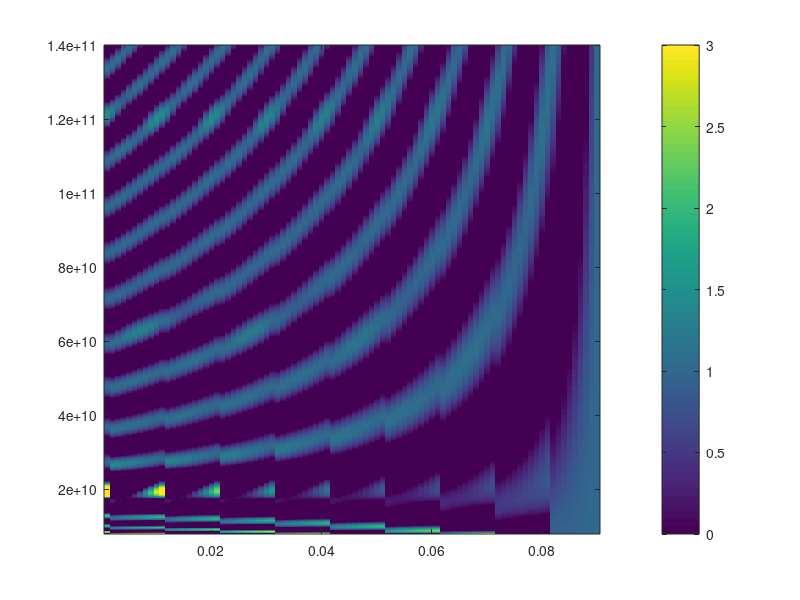

This chart was generated by the following MATLAB code:
%% simulate the Transmision line 

clear; clc; %close all; 
%% set the system value
L = 5.6 *10^(-9); %[H] the inductor 
C = 1 *10^(-12); %[H] the capacitor 
L_s = 242.892 *10 ^(-9); %[H/m] transmision line inductor
C_s = 113.445 *10^(-12); %[F/m ] transmision line capacity
l = 0.009; %[m]
W_l = 0.8*10^10: 1*10^8:14*10^10; % range of frequancies for the code scan

DX = 0.09; %lenth of the board 
n_s = 90 ;% number of itration
dx = DX / n_s ; 

V_in = 1;
V = [ V_in ; V_in/(50)];
step_ind = 1 ;

for j  = 1  : size(W_l,2)
    step_ind = 1 ;
    W = W_l(j); % omega for the loop
    
    M_L0= [1 , 0 ; -(1i *W *L_s *  dx ) ,1]; % impadance of the L_s (-1)
%     M_L0= [1 ,  (1i *W *L_s *  dx ); 0  ,1];
    M_C0= [1 ,  -(1i *W *C_s * dx ) ;0  ,1 ] ; %  imapdance of C_s
%     M_C0= [1 ,  0 ; -(1i *W *C_s * dx )   ,1 ] ;
    M_L = [1 , - 1./(1i * W *L/2) ; 0  , 1 ] ; % impadance of the 
%     M_L = [1 , 0 ; 1./(1i * W *L/2) , 1 ] ;
    M_C = [1 , 0 ; - 1/(1i *W *C) ,1 ] ; % impadance of the capacitor
%     M_C = [1 ,1/(1i *W *C) ; 0 ,1 ] ;
%     M_s = (M_C0*M_L0)^k ; % the board element 
    V = [ V_in ; V_in/(50)];
    for k = 1:n_s 
        Z_0 =  ((L_s - 1/(W.^2 *C*dx))./(C_s - 1 /(W.^2 * L*dx*k)))^0.5;
        if k == 1 
            V_out(:,k,j) = M_L0*M_C0*V;
        else 
            V_out(:, k ,j)  = M_L0*M_C0 * V_out(:, k-1 ,j);
%             fprintf('loop number: %d ' ,k)
        end 
        if floor(k*dx/(DX/9)) >= step_ind
             V_out(:,k,j) = M_L *M_C*V_out(:,k ,j);
             step_ind = step_ind + 1 ; 
%              fprintf('noe in !!!  %d' , k )
        end

        
        
    end

    
end
 figure(3) 
 X = (1:n_s)*dx;
 COl =(squeeze(V_out(1,:,:)));  
 P =imagesc(X, W_l,flip(real(COl))');
 colorbar;
 caxis([0 3])
 set(gca, 'Ydir', 'normal')
%  set(P, 'EdgeColor', 'none')